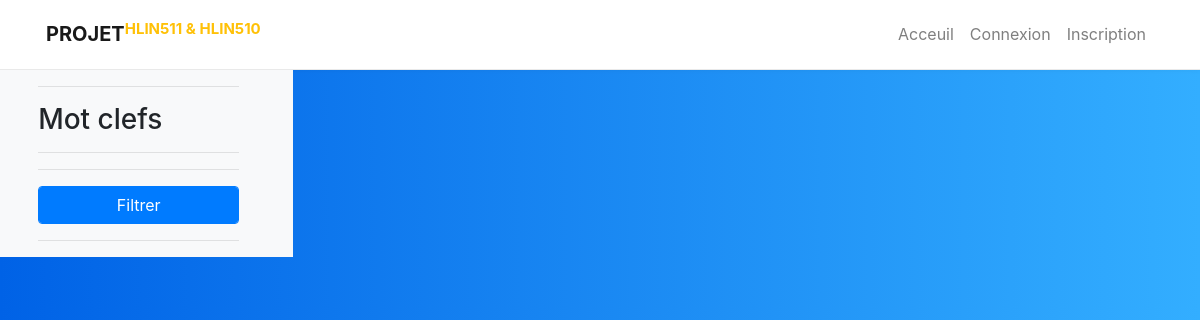
Before: /EventList.php with the older database file.
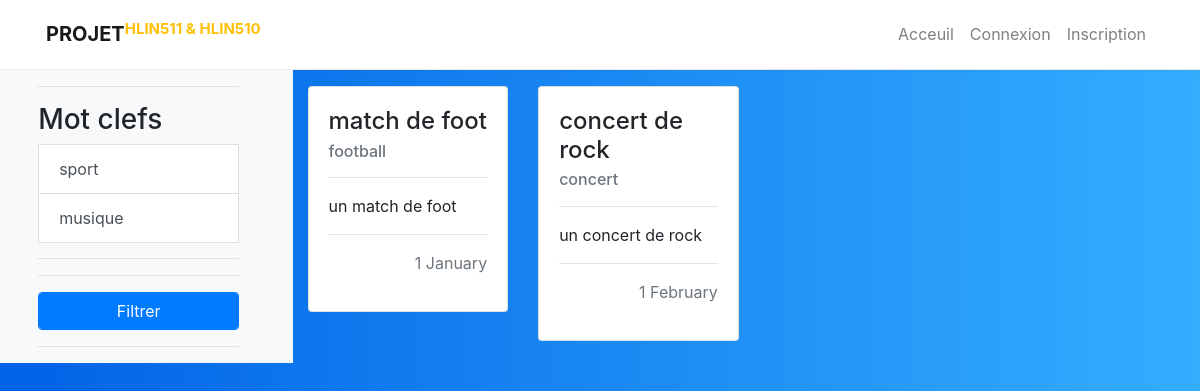
After: the same page with the newer database file.
### tables this page shows
CREATE TABLE taxonomie (
  id INT(11) NOT NULL UNIQUE AUTO_INCREMENT,
  parent INT(11) NOT NULL,
  mot VARCHAR(20) NOT NULL,
   
  PRIMARY KEY (id),
  KEY k (parent)

);

CREATE TABLE evenement (
  id INT(11) NOT NULL UNIQUE AUTO_INCREMENT,
  id_mot_clef INT(11) NOT NULL,
  id_membre INT(11) NOT NULL,
  nom VARCHAR(50) NOT NULL,
  description VARCHAR(240) NOT NULL,
  addresse VARCHAR(50) NOT NULL,
  date_debut DATE NOT NULL,
  date_fin DATE NOT NULL,
  effectif_min INT(5) DEFAULT NULL,
  effectif_max INT(5) DEFAULT NULL,
  etat VARCHAR(10) DEFAULT 'Normal',
   
  PRIMARY KEY (id),
  KEY k_taxonomie (id_mot_clef),
  KEY k_membre (id_membre),
   
  CONSTRAINT etat_check CHECK (etat IN ('Normal', 'Annule'))

);

### www/EventList.php (the view, shortened to what this page needs)
<?php
$WWWPATH = "/opt/lampp/htdocs/www/ProjetS5/www/";
require($WWWPATH . "template/includes.php");
?>
<!doctype html>
<html lang="fr">
    <head>
    </head>
    <body>
        <div class="row">
            <div class="col-12 col-md-3 bg-light">
                <div class="col-10 mx-auto">
                    <hr>
                    <h3>Mot clefs</h3>
                    <?php
                        function isChild ($id, $ancestor, $array) {
                            while ($id != 0) {
                                $id = $array[$id];
                                if ($id == $ancestor) {
                                    return true;
                                }
                            }
                            return false;
                        }
                        function allChild ($ancestor, $array) {
                            $ansArray = array();
                            foreach ($array as $k => $v) {
                                if (isChild($k, $ancestor, $array)) {
                                    $ansArray[$k] = true;
                                } else {
                                    $ansArray[$k] = false;
                                }
                            }
                            return $ansArray;
                        }
                        $parentId = 0;
                        $prepared = $bdd->prepare("SELECT id, parent, mot FROM taxonomie");
                        if ($prepared->execute()) {
                            $row = $prepared->fetchAll();
                            foreach ($row as $k => $v) {
                                if ($v['parent'] == $parentId) {
                                    echo '
                                        <button id="' . $v['id'] . '" onclick="selectedWord(' . $v['id'] . ')" class="list-group-item list-group-item-action">
                                            '. $v['mot'] .'
                                        </button>';
                                }
                            }
                            $taxArray = array();
                            foreach ($row as $k => $v) {
                                $taxArray[$row[$k]['id']] = $row[$k]['parent'];
                            }
                            $taxChilds = allChild($parentId, $taxArray);
                        }
                    ?>
                    <hr>
                    <form class="" action="EventList.php" method="post" id="taxonomyForm">
                        <hr>
                        <input class="form-control btn-primary" type="submit" value="Filtrer">
                    </form>
                    <hr>
                </div>
            </div>
            <div class="col-12 col-md-9">
                <div class="row">
                    <?php
                        $prepared = $bdd->prepare("SELECT evenement.id AS eid, taxonomie.id AS mid, nom, description, mot, date_debut, date_fin FROM evenement, taxonomie
                            WHERE id_mot_clef=taxonomie.id
                            AND DATEDIFF(NOW(), date_fin) < 0
                            AND etat='Normal'");
                        $values = array();
                        if ($prepared->execute($values)) {
                            while ($row = $prepared->fetch()) {
                                if ($taxChilds[$row['mid']]) {
                                    $dateDebut = strtotime($row['date_debut']);
                                    $dateStr = strftime("%e %B", $dateDebut);
                                    echo '
                                    <div class="col-3">
                                        <div class="card mt-3">
                                            <img src="" class="card-img-top" alt="">
                                            <div class="card-body">
                                                <h4 class="card-title">'. $row['nom'] .'</h4>
                                                <h6 class="card-subtitle text-muted">'. $row['mot'] .'</h6>
                                                <hr>
                                                <p class="card-text">'. $row['description'] .'</p>
                                                <hr>
                                                <p class="card-text text-muted text-right">'. $dateStr .'</p>
                                                <a href="PageEvenement.php?id='. $row['eid'] .'" class="stretched-link"></a>
                                            </div>
                                        </div>
                                    </div>
                                    ';
                                }
                            }
                        }
                     ?>
                </div>
            </div>
        </div>
    </body>
</html>

### www/css/clean.css (style rules this page uses)
header { padding: .4rem 0; border-bottom: 1px solid #e9e9e9; box-shadow: 0px 0px 6px rgba(0,0,0,.05); }

### www/EventList.php (style rules this page uses)
body { padding-bottom: 50px; background: #007bff; background: linear-gradient(to right, #0062E6, #33AEFF); }

Changed rows visible on the page:
added taxonomie: mot "sport"
added taxonomie: mot "musique"
added evenement: nom "match de foot", id_mot_clef.mot "football", description "un match de foot", date_debut "1 January"
added evenement: nom "concert de rock", id_mot_clef.mot "concert", description "un concert de rock", date_debut "1 February"
